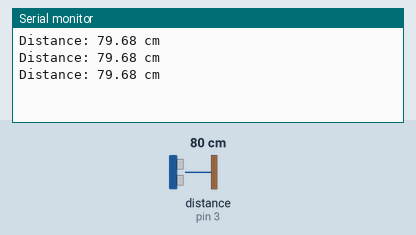
Bench run of a sketch on a simulated Arduino Uno, built with avr-gcc and run on an emulated ATmega328P. On the bench: the last lines printed to the serial monitor. Wiring (inferred from the names in the program): ultrasonic range finder: trigger pin 2; echo pin 3. The test bench sets the inputs (shaded band); at power-on: distance to the obstacle (sensor on pin 3) 80 cm. The echo pulse lasts 58.3 µs per cm.

Above: at 1.3 s.
1.4 s: distance to the obstacle (sensor on pin 3) set to 2 cm
At 1.9 s:
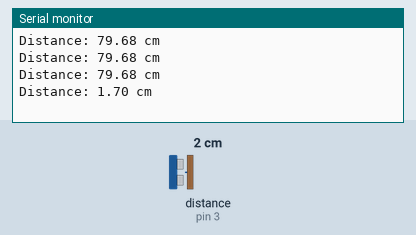
2.9 s: distance to the obstacle (sensor on pin 3) set to 4 cm
At 3.4 s:
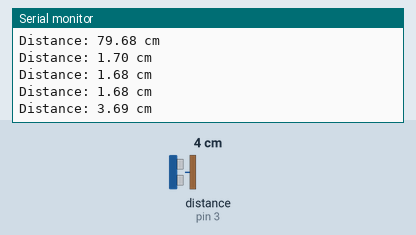
Timing chart, 0 to 5.9 s (numbered marks = the images above; inputs shaded):
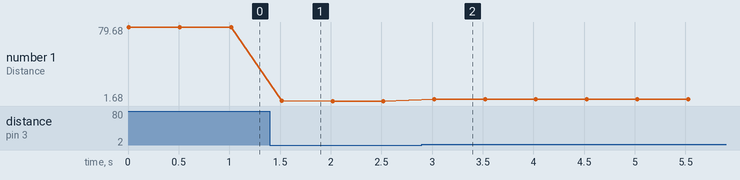

Measured:
- after the input at 1.4 s, the serial monitor: prints a new line after 0.12 s (image 1)
- after the input at 2.9 s, the serial monitor: prints a new line after 0.12 s (image 2)
- plotted number 1: 79.68 → 1.68 after the input at 1.4 s, 1.68 → 3.69 after the input at 2.9 s

The sketch:

detect_distance_with_ultrasonic_sensor.ino
```cpp
// Define the digital pins for the ultrasonic sensor
const int trigPin = 2;
const int echoPin = 3;

void setup() {
  // Initialize the Serial Monitor
  Serial.begin(9600);

  // Set the trigPin as OUTPUT and echoPin as INPUT
  pinMode(trigPin, OUTPUT);
  pinMode(echoPin, INPUT);
}

void loop() {
  // Trigger the ultrasonic sensor by sending a 10µs HIGH pulse to the trigger pin
  digitalWrite(trigPin, HIGH);
  delayMicroseconds(10);
  digitalWrite(trigPin, LOW);

  // Measure the duration of the pulse from the echo pin
  unsigned long duration = pulseIn(echoPin, HIGH);

  // Calculate the distance based on the speed of sound (343 meters per second)
  // and the duration of the pulse
  // Divide by 2 as the sound travels to the object and back
  float distance_cm = duration * 0.0343 / 2.0;

  // Display the distance on the Serial Monitor
  Serial.print("Distance: ");
  Serial.print(distance_cm);
  Serial.println(" cm");

  // Add a delay before taking the next distance reading
  delay(500);
}
```
